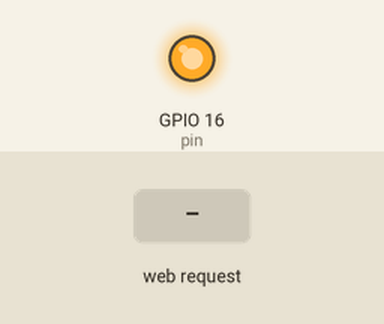
A sketch run on a simulated ESP8266 (NodeMCU). On the bench: output pins drawn as LEDs (lit = HIGH). The inputs (shaded band) are chosen by the test bench. What the sketch prints to the serial monitor is not drawn.

Above: at 1.2 s.
1.3 s: HTTP request GET /led received
At 1.9 s:
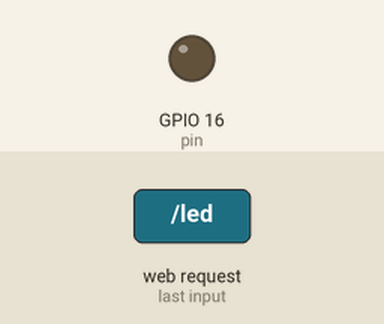
2.8 s: HTTP request GET /led?state=1 received
At 3.1 s:
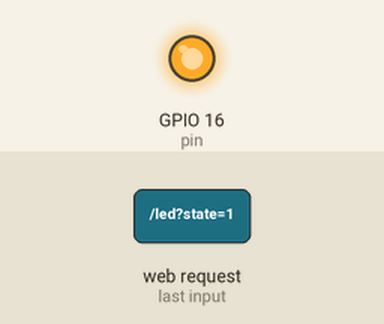
4.3 s: HTTP request GET /led?state=0 received
At 5.4 s:
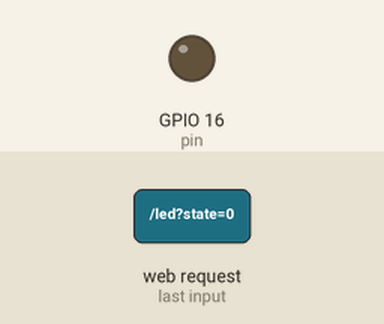
Timing chart, 0 to 7.3 s (numbered marks = the images above; inputs shaded):
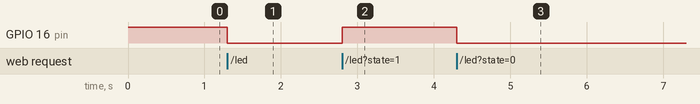

The sketch:

htmlled.ino
```cpp
#include<ESP8266WebServer.h>
ESP8266WebServer server;


const char username[] = "Host";         //acess point const
const char password[] = "12345678";


#define pin 16

void setup() {
  pinMode(pin, OUTPUT);
  digitalWrite(pin, HIGH);
  Serial.begin(115200);

  WiFi.softAP(username, password);                  //acess point
  IPAddress myIP = WiFi.softAPIP();
  Serial.print("AP IP address:");
  Serial.println(myIP);


  server.begin();
  server.on("/led", led);
  Serial.print("server begin");

}
void loop() {
  server.handleClient();
}

void led()
{
  String myhtml = "<html><head><title>I'M RAJEE</title></head><body   style =  \"background-color : palegreen \"><h1><center>Conect with me on following socials!!</center></h1><h5><center>wwww.wixsite.com/rajeesingh27</center></h5><form><center><button  type = \"submit\"  name = \"state\" value = \"0\">LED ON</button><button  type = \"submit\"  name = \"state\" value = \"1\">LED OFF</button></center></form></body></html>";

  server.send(200, "text/html", myhtml);     //send okey

  if(server.arg("state") == "1")
  {
    digitalWrite(pin, HIGH);
    Serial.print("on");
  }
  else
  {
    digitalWrite(pin, LOW);
    Serial.print("off");
  }
}
```

Measured:
- after the input at 1.3 s, GPIO 16 (pin): HIGH → LOW at once
- after the input at 2.8 s, GPIO 16 (pin): LOW → HIGH at once
- after the input at 4.3 s, GPIO 16 (pin): HIGH → LOW at once
